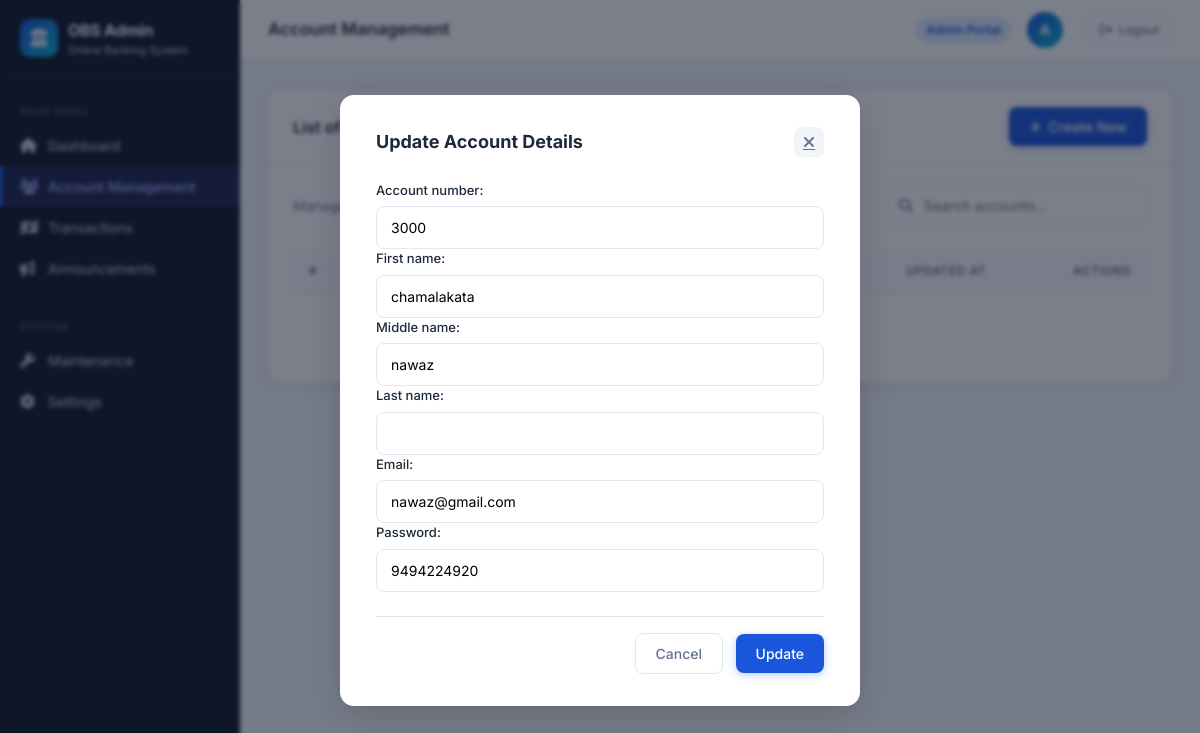
The app's page /up_account/4/ with its own data.
### application/models.py (models this page shows)
class account(models.Model):
    Account_number=models.CharField(max_length=50)
    First_name=models.CharField(max_length=50)
    Middle_name=models.CharField(max_length=50,blank=True)
    Last_name=models.CharField(max_length=50,blank=True)
    Email=models.EmailField(max_length=254)
    Password=models.CharField(max_length=50)
    Pin=models.CharField(max_length=50)
    Current_balance=models.IntegerField(default=0)
    Created_at=models.DateTimeField(auto_now_add=True)
    Updated_at=models.DateTimeField(auto_now=True)
    Deposit_amount=models.IntegerField(default=0)
    Dep_date=models.DateTimeField(auto_now_add=True)
    Withdraw_amount=models.IntegerField(default=0)
    With_date=models.DateTimeField(auto_now_add=True)
    Transfor_amount_from=models.IntegerField(default=0)

### application/views.py (the view)
# urls.py: path('up_account/<int:id>/', views.up_account, name='up_account'),
def up_account(request,id):
  a=account.objects.get(id=id)
  if request.method=="POST":
    y=account_form(request.POST, instance=a)
    if y.is_valid():
      y.save()
  else:
      y=account_form(instance=a)
  return render(request,'account.html',{'y':y})

### application/forms.py
class account_form(forms.ModelForm):
        class Meta:
            model=account
            fields=("Account_number","First_name","Middle_name","Last_name","Email","Password")

### template/account.html (shortened to what this page needs)
<!DOCTYPE html>
{% load static %}
<html lang="en">
<head>
  <link rel="stylesheet" href="https://cdn.jsdelivr.net/npm/bootstrap@5.3.2/dist/css/bootstrap.min.css">
  <link rel="stylesheet" href="https://cdnjs.cloudflare.com/ajax/libs/font-awesome/6.5.0/css/all.min.css">
  <link href="{% static 'css/dash.css' %}" rel="stylesheet">
</head>
<body>
<div class="obs-wrapper">
  <aside class="obs-sidebar" id="sidebar">
    <a href="{% url 'dash' %}" class="sidebar-brand">
      <div class="brand-icon"><i class="fa-solid fa-building-columns"></i></div>
      <div class="brand-text">OBS Admin<span>Online Banking System</span></div>
    </a>
    <div class="sidebar-nav">
      <div class="sidebar-section-title">Main Menu</div>
      <a href="{% url 'dash' %}" class="sidebar-link">
        <i class="fa-solid fa-house"></i> Dashboard
      </a>
      <a href="{% url 'account' %}" class="sidebar-link active">
        <i class="fa-solid fa-users"></i> Account Management
      </a>
      <a href="{% url 'tran_admin' %}" class="sidebar-link">
        <i class="fa-solid fa-money-bill-transfer"></i> Transactions
      </a>
      <a href="{% url 'announcement' %}" class="sidebar-link">
        <i class="fa-solid fa-bullhorn"></i> Announcements
      </a>
      <div class="sidebar-section-title mt-3">System</div>
      <a href="#" class="sidebar-link">
        <i class="fa-solid fa-wrench"></i> Maintenance
      </a>
      <a href="#" class="sidebar-link">
        <i class="fa-solid fa-gear"></i> Settings
      </a>
    </div>
  </aside>
  <main class="obs-main">
    <header class="obs-topbar">
      <div class="topbar-left">
        <div class="topbar-title">Account Management</div>
      </div>
      <div class="topbar-right">
        <span class="topbar-badge">Admin Portal</span>
        <div class="topbar-avatar">A</div>
        <a href="{% url 'login' %}" class="obs-btn obs-btn-outline obs-btn-sm ms-2">
          <i class="fa-solid fa-arrow-right-from-bracket"></i> Logout
        </a>
      </div>
    </header>
    <div class="obs-content">
      <div class="obs-card mb-4">
        <div class="obs-card-header">
          <div class="obs-card-title">List of Accounts</div>
          <a href="{% url 'add_account' %}" class="obs-btn obs-btn-primary">
            <i class="fa-solid fa-plus"></i> Create New
          </a>
        </div>
        <div class="obs-card-body">
          <div class="d-flex justify-content-between align-items-center mb-4">
            <div style="font-size: 14px; color: var(--text-muted);">
              Manage all user accounts in the system.
            </div>
            <form action="{% url 'account' %}" method="get" class="obs-search">
              <i class="fa-solid fa-magnifying-glass"></i>
              <input type="text" value="{{query}}" name="query" placeholder="Search accounts...">
            </form>
          </div>
          <div class="obs-table-wrap">
            <table class="obs-table">
              <thead>
                <tr>
                  <th>#</th>
                  <th>Account Number</th>
                  <th>Name</th>
                  <th>Balance</th>
                  <th>Created At</th>
                  <th>Updated At</th>
                  <th class="text-end">Actions</th>
                </tr>
              </thead>
              <tbody>
                {% if x %}
                  {% for i in x %}
                  <tr>
                    <td>{{ i.id }}</td>
                    <td><span class="acc-badge">{{ i.Account_number }}</span></td>
                    <td style="font-weight: 500;">{{ i.First_name }} {{ i.Middle_name }} {{ i.Last_name }}</td>
                    <td style="font-weight: 600;">₹ {{ i.Current_balance }}</td>
                    <td style="color: var(--text-muted);">{{ i.Created_at }}</td>
                    <td style="color: var(--text-muted);">{{ i.Updated_at }}</td>
                    <td class="text-end">
                      <a href="{% url 'up_account' i.id %}" class="obs-btn-icon action-edit" title="Edit">
                        <i class="fa-solid fa-pen-to-square"></i>
                      </a>
                      <a href="{% url 'del_account' i.id %}" class="obs-btn-icon action-delete ms-1" title="Delete">
                        <i class="fa-solid fa-trash-can"></i>
                      </a>
                    </td>
                  </tr>
                  {% endfor %}
                {% else %}
                  <tr>
                    <td colspan="7" class="text-center py-4" style="color: var(--text-muted);">No accounts found.</td>
                  </tr>
                {% endif %}
              </tbody>
            </table>
          </div>
        </div>
      </div>
    </div>
  </main>
</div>
{% if y %}
<div class="obs-modal-backdrop">
  <div class="obs-modal">
    <div class="obs-modal-header">
      <div class="obs-modal-title">Update Account Details</div>
      <a href="{% url 'account' %}" class="obs-modal-close"><i class="fa-solid fa-xmark"></i></a>
    </div>
    <form method="post">
      {{ y }}
      <div class="mt-4 pt-3 border-top text-end">
        <a href="{% url 'account' %}" class="obs-btn obs-btn-outline me-2">Cancel</a>
        <button type="submit" class="obs-btn obs-btn-primary">Update</button>
      </div>
    </form>
  </div>
</div>
{% endif %}
</body>
</html>

### template/account.html (style rules this page uses)
.obs-modal form label { display: block; font-size: 13px; font-weight: 500; color: var(--text-main); margin-bottom: 6px; }
.obs-modal form input, .obs-modal form select, .obs-modal form textarea { width: 100%; padding: 10px 14px; border: 1.5px solid var(--border); border-radius: 8px; font-size: 14px; }

### records on screen
account: Account_number "3000", First_name "chamalakata", Middle_name "nawaz", Email "nawaz@gmail.com", Password "9494224920"
